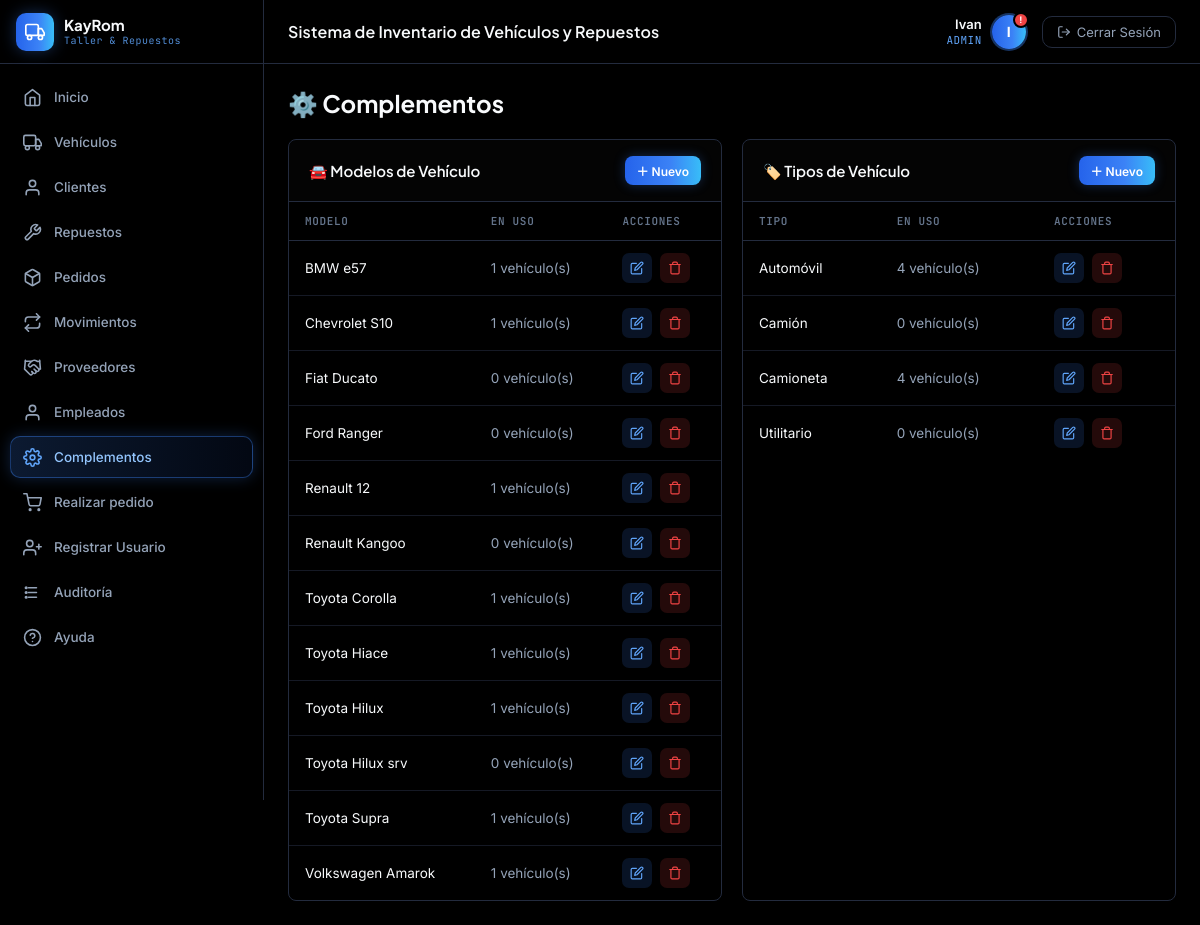
The page /index.php?page=complementos (signed in) on the database its author committed.
### tables this page shows
CREATE TABLE `modelo_vehiculo` (
  `id` int NOT NULL AUTO_INCREMENT,
  `modelo_vehiculo` varchar(45) NOT NULL,
  `anio_vehiculo` int DEFAULT NULL,
  PRIMARY KEY (`id`)
);

CREATE TABLE `tipo_vehiculo` (
  `id` int NOT NULL AUTO_INCREMENT,
  `tipo_vehiculo` varchar(100) NOT NULL,
  PRIMARY KEY (`id`)
);

### backend/complementos/controllers/ComplementoController.php (called while the page is built, shortened)
<?php
class ComplementoController {
    private $model;
    public function __construct() {
        $this->model = new ComplementoModel();
    }
    public function index() {
        $data = [
            'modelos'    => $this->model->getModelos(),
            'tipos'      => $this->model->getTipos(),
            'activePage' => 'complementos'
        ];
        require_once 'backend/complementos/views/complementos.php';
    }
}

### config/base_datos.php (called while the page is built, shortened)
<?php
class Database {
    private static $instance = null;
    public $conexion;
    private function __construct() {
        $this->conexion = new mysqli(DB_HOST, DB_USER, DB_PASS, DB_NAME);
        $this->conexion->set_charset(DB_CHARSET);
    }
    public static function getInstance() {
        if (self::$instance === null) {
            self::$instance = new Database();
        }
        return self::$instance;
    }
    public function getConexion() {
        return $this->conexion;
    }
}

### backend/complementos/models/ComplementoModel.php (called while the page is built, shortened)
<?php
class ComplementoModel {
    private $db;
    public function __construct() {
        $this->db = Database::getInstance()->getConexion();
    }
    public function getModelos() {
        $sql = "SELECT m.*, COUNT(v.id) AS cantidad_vehiculos
                FROM modelo_vehiculo m
                LEFT JOIN vehiculo v ON v.modelo_vehiculo_id = m.id
                GROUP BY m.id
                ORDER BY m.modelo_vehiculo ASC";
        $result = $this->db->query($sql);
        return $result ? $result->fetch_all(MYSQLI_ASSOC) : [];
    }
    public function getTipos() {
        $sql = "SELECT t.*, COUNT(v.id) AS cantidad_vehiculos
                FROM tipo_vehiculo t
                LEFT JOIN vehiculo v ON v.tipo_vehiculo_id = t.id
                GROUP BY t.id
                ORDER BY t.tipo_vehiculo ASC";
        $result = $this->db->query($sql);
        return $result ? $result->fetch_all(MYSQLI_ASSOC) : [];
    }
}

### backend/complementos/views/complementos.php (the view, shortened to what this page needs)
<?php require_once 'compartidoCREO/views/encabezado.php'; ?>
<div class="page-header">
    <h1>⚙️ Complementos</h1>
</div>
<div class="dashboard-grid">
    <div class="panel">
        <div class="panel-header">
            <div class="panel-title">🚘 Modelos de Vehículo</div>
            <button type="button" class="btn btn-primary" style="font-size:12px;padding:6px 12px;" onclick="abrirModelo()">＋ Nuevo</button>
        </div>
        <div class="panel-body">
            <table>
                <thead><tr><th>Modelo</th><th>En uso</th><th>Acciones</th></tr></thead>
                <tbody>
                <?php if (empty($data['modelos'])): ?>
                    <tr><td colspan="3" style="text-align:center;color:var(--text-muted);padding:20px;">Sin modelos cargados</td></tr>
                <?php else: foreach ($data['modelos'] as $m): ?>
                    <tr>
                        <td><?= htmlspecialchars($m['modelo_vehiculo']) ?></td>
                        <td style="color:var(--text-muted);"><?= $m['cantidad_vehiculos'] ?> vehículo(s)</td>
                        <td>
                            <div class="action-icons">
                                <a href="#" class="action-edit"
                                   onclick="return abrirModelo({id: <?= $m['id'] ?>, nombre: <?= htmlspecialchars(json_encode($m['modelo_vehiculo']), ENT_QUOTES, 'UTF-8') ?>})"><svg width="14" height="14" viewBox="0 0 24 24" fill="none" stroke="currentColor" stroke-width="2" stroke-linecap="round" stroke-linejoin="round"><path d="M11 4H4a2 2 0 0 0-2 2v14a2 2 0 0 0 2 2h14a2 2 0 0 0 2-2v-7"/><path d="M18.5 2.5a2.121 2.121 0 0 1 3 3L12 15l-4 1 1-4 9.5-9.5z"/></svg></a>
                                <a href="index.php?page=complementos&action=eliminarModelo&id=<?= $m['id'] ?>" class="action-delete"
                                   onclick="return confirmarAccion(this.href, '¿Eliminar este modelo?')"><svg width="14" height="14" viewBox="0 0 24 24" fill="none" stroke="currentColor" stroke-width="2" stroke-linecap="round" stroke-linejoin="round"><polyline points="3 6 5 6 21 6"/><path d="M19 6v14a2 2 0 0 1-2 2H7a2 2 0 0 1-2-2V6m3 0V4a2 2 0 0 1 2-2h4a2 2 0 0 1 2 2v2"/></svg></a>
                            </div>
                        </td>
                    </tr>
                <?php endforeach; endif; ?>
                </tbody>
            </table>
        </div>
    </div>
    <div class="panel">
        <div class="panel-header">
            <div class="panel-title">🏷️ Tipos de Vehículo</div>
            <button type="button" class="btn btn-primary" style="font-size:12px;padding:6px 12px;" onclick="abrirTipo()">＋ Nuevo</button>
        </div>
        <div class="panel-body">
            <table>
                <thead><tr><th>Tipo</th><th>En uso</th><th>Acciones</th></tr></thead>
                <tbody>
                <?php if (empty($data['tipos'])): ?>
                    <tr><td colspan="3" style="text-align:center;color:var(--text-muted);padding:20px;">Sin tipos cargados</td></tr>
                <?php else: foreach ($data['tipos'] as $t): ?>
                    <tr>
                        <td><?= htmlspecialchars($t['tipo_vehiculo']) ?></td>
                        <td style="color:var(--text-muted);"><?= $t['cantidad_vehiculos'] ?> vehículo(s)</td>
                        <td>
                            <div class="action-icons">
                                <a href="#" class="action-edit"
                                   onclick="return abrirTipo({id: <?= $t['id'] ?>, nombre: <?= htmlspecialchars(json_encode($t['tipo_vehiculo']), ENT_QUOTES, 'UTF-8') ?>})"><svg width="14" height="14" viewBox="0 0 24 24" fill="none" stroke="currentColor" stroke-width="2" stroke-linecap="round" stroke-linejoin="round"><path d="M11 4H4a2 2 0 0 0-2 2v14a2 2 0 0 0 2 2h14a2 2 0 0 0 2-2v-7"/><path d="M18.5 2.5a2.121 2.121 0 0 1 3 3L12 15l-4 1 1-4 9.5-9.5z"/></svg></a>
                                <a href="index.php?page=complementos&action=eliminarTipo&id=<?= $t['id'] ?>" class="action-delete"
                                   onclick="return confirmarAccion(this.href, '¿Eliminar este tipo?')"><svg width="14" height="14" viewBox="0 0 24 24" fill="none" stroke="currentColor" stroke-width="2" stroke-linecap="round" stroke-linejoin="round"><polyline points="3 6 5 6 21 6"/><path d="M19 6v14a2 2 0 0 1-2 2H7a2 2 0 0 1-2-2V6m3 0V4a2 2 0 0 1 2-2h4a2 2 0 0 1 2 2v2"/></svg></a>
                            </div>
                        </td>
                    </tr>
                <?php endforeach; endif; ?>
                </tbody>
            </table>
        </div>
    </div>
</div>
<?php require_once 'compartidoCREO/views/pie_pagina.php'; ?>

### public/css/style.css (style rules this page uses)
:root { --bg-dark: #000000; --bg-panel: #000000; --bg-card: #000000; --bg-hover: #121316; --sidebar-w: 264px; --accent-blue: #3B82F6; --accent-green: #10B981; --accent-orange:#F59E0B; --accent-red: #EF4444; --accent-blue-bright: #60A5FA; --accent-indigo: #6366F1; --gradient-primary: linear-gradient(90deg, #2563EB 0%, #3B82F6 60%, #38BDF8 100%); --text-primary: #F8FAFC; --text-muted: #94A3B8; --text-dim: #64748B; --border: #232B3E; --radius: 8px; --transition: 0.18s ease; --font-display: 'Plus Jakarta Sans', sans-serif; --font-body: 'Inter', sans-serif; --font-mono: 'JetBrains Mono', monospace; }
*, *::before, *::after { margin: 0; padding: 0; box-sizing: border-box; }
body { font-family: var(--font-body); background: var(--bg-dark); color: var(--text-primary); display: flex; min-height: 100vh; overflow-x: hidden; }
.dashboard-grid { display: grid; grid-template-columns: 1fr 1fr; gap: 20px; }
.panel { background: var(--bg-card); border: 1px solid var(--border); border-radius: var(--radius); overflow: hidden; box-shadow: 0 1px 3px rgba(0,0,0,0.35); }
.panel-header { padding: 16px 20px; border-bottom: 1px solid var(--border); display: flex; align-items: center; justify-content: space-between; background: rgba(255,255,255,0.015); }
.panel-title { font-family: var(--font-display); font-size: 15px; font-weight: 600; display: flex; align-items: center; gap: 8px; color: var(--text-primary); }
.panel-body { padding: 0; overflow-x: auto; }
table { width: 100%; border-collapse: collapse; font-size: 13.5px; }
thead th { padding: 12px 16px; text-align: left; color: var(--text-dim); font-weight: 600; font-size: 11px; letter-spacing: 0.06em; text-transform: uppercase; background: var(--bg-dark); font-family: var(--font-mono); border-bottom: 1px solid var(--border); }
tbody td { padding: 12px 16px; border-bottom: 1px solid rgba(35,43,62,0.6); color: var(--text-primary); }
tbody tr:last-child td { border-bottom: none; }
.btn { display: inline-flex; align-items: center; gap: 6px; padding: 7px 16px; border-radius: 8px; border: none; cursor: pointer; font-family: var(--font-body); font-size: 13px; font-weight: 600; text-decoration: none; transition: all var(--transition); }
.btn-primary { background: var(--gradient-primary); color: #fff; box-shadow: 0 0 12px rgba(59,130,246,0.3); }
.page-header { display: flex; align-items: center; justify-content: space-between; margin-bottom: 20px; }
.page-header h1 { font-family: var(--font-display); font-size: 24px; font-weight: 700; color: var(--text-primary); }
.action-icons { display: flex; gap: 8px; align-items: center; }
.action-icons a { width: 30px; height: 30px; border-radius: 7px; display: flex; align-items: center; justify-content: center; font-size: 14px; text-decoration: none; transition: all var(--transition); }
.action-edit { background: rgba(59,130,246,0.15); color: var(--accent-blue-bright); }
.action-delete { background: rgba(239,68,68,0.15); color: var(--accent-red); }
.stat-card, .panel, .btn, .nav-icon-btn, .action-icons a, .module-chip, .filter-group select, .quick-modal-box { transition: transform 0.15s ease, box-shadow 0.15s ease, border-color 0.15s ease, background 0.15s ease, color 0.15s ease; }
tbody tr { transition: background 0.12s ease, box-shadow 0.12s ease; }

### rows shown on the page
modelo_vehiculo: modelo_vehiculo "BMW e57", cantidad_vehiculos "1"
modelo_vehiculo: modelo_vehiculo "Chevrolet S10", cantidad_vehiculos "1"
modelo_vehiculo: modelo_vehiculo "Fiat Ducato", cantidad_vehiculos "0"
modelo_vehiculo: modelo_vehiculo "Ford Ranger", cantidad_vehiculos "0"
modelo_vehiculo: modelo_vehiculo "Renault 12", cantidad_vehiculos "1"
modelo_vehiculo: modelo_vehiculo "Renault Kangoo", cantidad_vehiculos "0"
modelo_vehiculo: modelo_vehiculo "Toyota Corolla", cantidad_vehiculos "1"
modelo_vehiculo: modelo_vehiculo "Toyota Hiace", cantidad_vehiculos "1"
modelo_vehiculo: modelo_vehiculo "Toyota Hilux", cantidad_vehiculos "1"
modelo_vehiculo: modelo_vehiculo "Toyota Hilux srv", cantidad_vehiculos "0"
modelo_vehiculo: modelo_vehiculo "Toyota Supra", cantidad_vehiculos "1"
modelo_vehiculo: modelo_vehiculo "Volkswagen Amarok", cantidad_vehiculos "1"
tipo_vehiculo: tipo_vehiculo "Automóvil", cantidad_vehiculos "4"
tipo_vehiculo: tipo_vehiculo "Camión", cantidad_vehiculos "0"
tipo_vehiculo: tipo_vehiculo "Camioneta", cantidad_vehiculos "4"
tipo_vehiculo: tipo_vehiculo "Utilitario", cantidad_vehiculos "0"

### other values the page prints
$nombreUsuario "Ivan"
$rolUsuario "ADMIN"
substr($nombreUsuario, 0, 1) "I"
